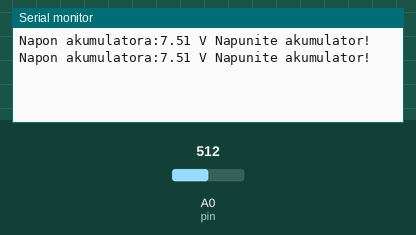
Recording of a sketch running on a simulated Arduino Uno, built with avr-gcc and run on an emulated ATmega328P. Shown: the last lines printed to the serial monitor. Inputs (shaded band) come from the test bench; at power-on: A0 (pin) = 512.

Above: at 5.8 s.
5.9 s: A0 (pin) set to 791
At 10.4 s:
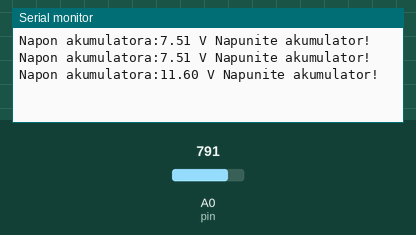
11.9 s: A0 (pin) set to 817
At 15.5 s:
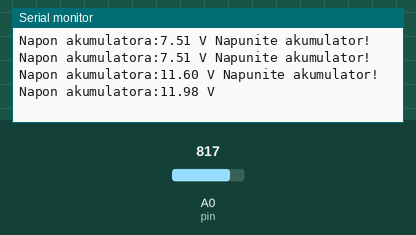
21.5 s: A0 (pin) set to 1003
At 25.5 s:
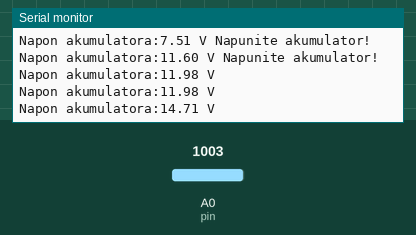
27.5 s: A0 (pin) set to 1023
At 30.6 s:
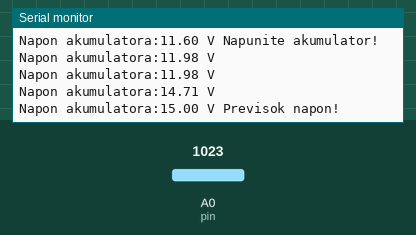

The sketch:

L8Z5LeonSerka.ino
```cpp
int pin = A0;
void setup() {

  Serial.begin(9600);
}

void loop() {
  int izmjereno = analogRead(pin);
  long napon_akumulatora = map(izmjereno, 0, 1023, 0, 15000);

  float Vin = napon_akumulatora / 1000.0;
  Serial.print("Napon akumulatora:");
  Serial.print(Vin, 2);
  Serial.print(" V ");
  if (Vin < 11.8) {
    Serial.println("Napunite akumulator!");
  }
  else if (Vin > 14.8) {
    Serial.println("Previsok napon!");
  }
  Serial.println();
  delay(5000);
}
```

Measured:
- the behaviour switches between 804 and 805 on A0 (pin) (found by bisection; images 1 and 2)
- the behaviour switches between 1009 and 1010 on A0 (pin) (found by bisection; images 3 and 4)
- after the input at 5.9 s, the serial monitor: prints a new line after 4.1 s (image 1)
- after the input at 11.9 s, the serial monitor: prints a new line after 3.1 s (image 2)
- after the input at 21.5 s, the serial monitor: prints a new line after 3.5 s (image 3)
- after the input at 27.5 s, the serial monitor: prints a new line after 2.5 s (image 4)
